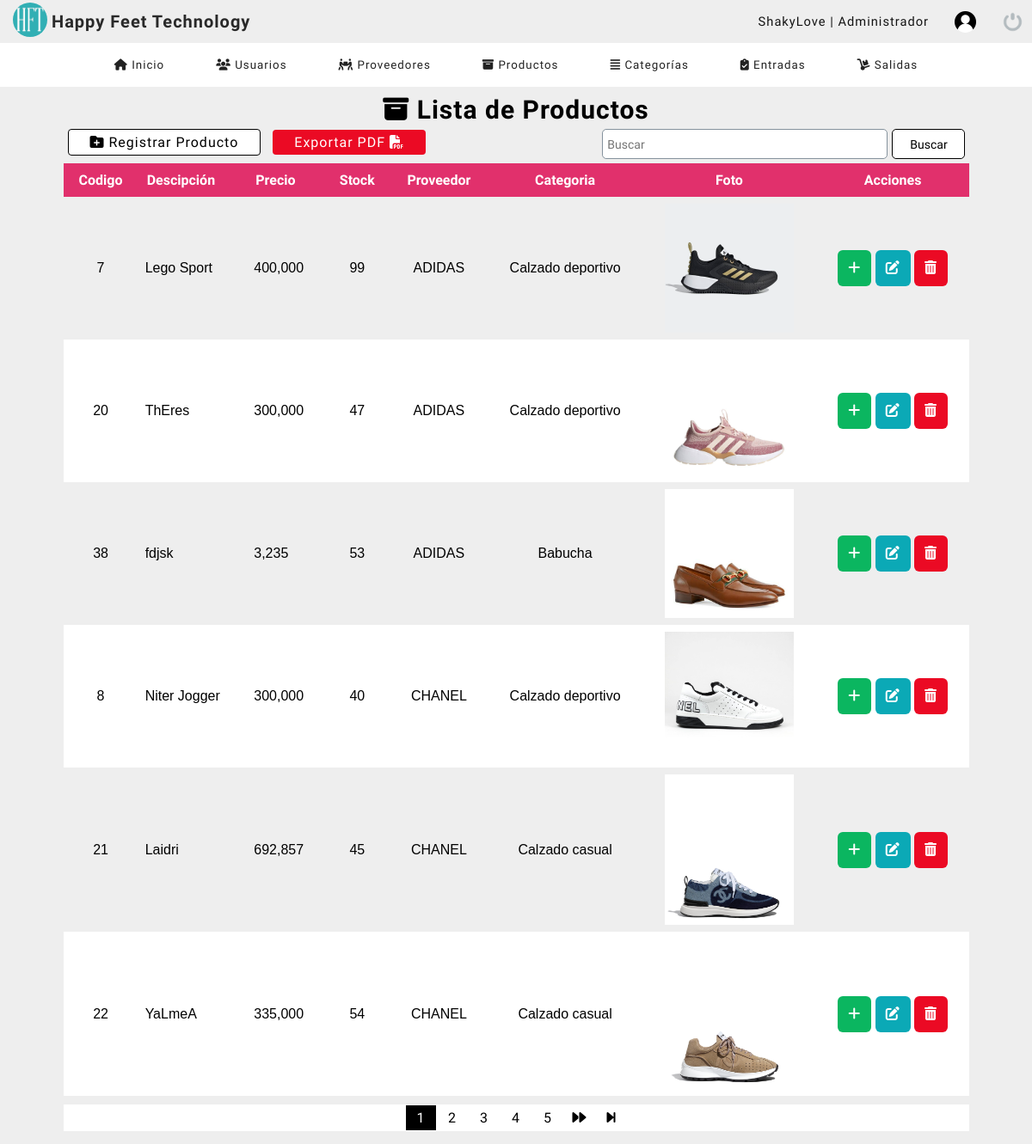
The app's page /dashboard/listar_productos.php (signed in) with its own data.
### tables this page shows
CREATE TABLE `productos` (
  `codigo_prod` int(11) NOT NULL,
  `descripcion` varchar(100) NOT NULL,
  `proveedor` int(11) NOT NULL,
  `precio` decimal(11,0) NOT NULL,
  `existencia` int(11) NOT NULL,
  `date_add` datetime NOT NULL DEFAULT current_timestamp(),
  `usuario_id` int(11) NOT NULL,
  `estatus` int(11) NOT NULL DEFAULT 1,
  `foto` text NOT NULL,
  `category` int(11) DEFAULT NULL
);

CREATE TABLE `proveedor` (
  `nit_proveedor` int(11) NOT NULL,
  `proveedor` varchar(100) DEFAULT NULL,
  `contacto` varchar(100) NOT NULL,
  `telefono` int(11) NOT NULL,
  `direccion` text NOT NULL,
  `date_add` datetime NOT NULL DEFAULT current_timestamp(),
  `usuario_id` int(11) NOT NULL,
  `estatus` int(11) NOT NULL DEFAULT 1
);

CREATE TABLE `categorias` (
  `categoria_id` int(11) NOT NULL,
  `descripcion` text NOT NULL,
  `usuario_id` int(11) NOT NULL,
  `estatus` int(11) NOT NULL DEFAULT 1
);

### dashboard/listar_productos.php (the view, shortened to what this page needs)
<?php
    include "../bd/conn.php";
?>
<!DOCTYPE html>
<html lang="en">
<head>
	<?php include "includes/scripts.php"; ?>
</head>
<body>
	<?php include "includes/header.php" ?>
    <section id="container">
        <div class="tabla-usuario">
            <h1><i class="fas fa-archive"></i> Lista de Productos</h1>
            <div class="botones">
                <div class="botones-2">
                    <a href="registro_producto.php" class="btn-nuevo"><i class="fas fa-folder-plus"></i> Registrar Producto</a>
                    <a href="pdf_producto.php" class="btn-info">Exportar PDF <i class="fas fa-file-pdf"></i></a>
                        <form action="buscar_producto.php" method="get" class="form-search">
                            <input type="text" name="busqueda" id="busqueda" placeholder="Buscar" class="barra-search">
                            <input type="submit" value="Buscar" class="btn-search">
                        </form>
                </div>
            </div>
            <div class="table">
                <table class="table-productos">
                    <tr>
                        <th class="titulo-pro">Codigo</th>
                        <th>Descipción</th>
                        <th>Precio</th>
                        <th class="titulo-pro">Stock</th>
                        <th class="titulo-pro">Proveedor</th>
                        <th class="titulo-pro">Categoria</th>
                        <th class="titulo-pro">Foto</th>
                        <th class="titulo-pro">Acciones</th>
                    </tr>
                    <?php
                        $sql_registe = mysqli_query($conn, "SELECT COUNT(*) as total_registro FROM productos WHERE estatus = 1");
                        $row_registe = mysqli_fetch_array($sql_registe);
                        $total_registro = $row_registe['total_registro'];
                        $por_pagina = 6;
                        if(empty($_GET['pagina'])){
                            $pagina = 1;
                        }else{
                            $pagina = $_GET['pagina'];
                        }
                        $desde = ($pagina - 1 ) * $por_pagina;
                        $total_paginas = ceil($total_registro / $por_pagina);
                        $query = mysqli_query($conn, "SELECT p.codigo_prod, p.descripcion, FORMAT(p.precio,0) as precio, p.existencia, pr.proveedor, p.foto, c.descripcion as category
                                                            FROM ((productos p
                                                            INNER JOIN proveedor pr ON p.proveedor = pr.nit_proveedor)
                                                            INNER JOIN categorias c ON p.category = c.categoria_id)
                                                            WHERE p.estatus = 1 ORDER BY pr.proveedor
                                                            LIMIT $desde, $por_pagina");
                        $resltado = mysqli_num_rows($query);
                        if($resltado > 0){
                            while($row = mysqli_fetch_array($query)){
                            if($row['foto'] != 'img_producto.png'){
                                $foto = 'img/uploads/'.$row['foto'];
                            }else{
                                $foto = 'img/'.$row['foto'];
                            }
                    ?>
                            <?php
                            $clase = 0;
                            if($_SESSION['rol'] == 1){
                                $clase = 1;
                            }else{
                                $clase = 1;
                            }
                            ?>
                                <tr class="rol-<?php echo $clase ?>">
                                <td class="titulo-pro"><?php echo $row['codigo_prod']; ?></td>
                                <td><?php echo $row['descripcion']; ?></td>
                                <td><?php echo $row['precio']; ?></td>
                                <?php
                                    if($row['existencia'] <= 30){
                                ?>
                                        <td style="background: red; color: white;" class="titulo-pro"><?php echo $row['existencia']; ?></td>
                                <?php    }else{ ?>
                                        <td class="titulo-pro"><?php echo $row['existencia']; ?></td>
                                <?php } ?>
                                <td class="titulo-pro"><?php echo $row['proveedor']; ?></td>
                                <td class="titulo-pro"><?php echo $row['category']; ?></td>
                                <td class="imagen-pro"><img src="<?php echo $foto;?>" alt="<?php echo $row['descripcion']; ?>" style="width: 150px;"> </td>
                                <td class="titulo-pro">
                                    <a class="link_add add_product" href="agregar_producto.php?cod=<?php echo $row['codigo_prod']; ?>" >
                                        <i class="fas fa-plus"></i>
                                    </a>
                                    <a class="link_edit" href="editar_producto.php?cod=<?php echo $row['codigo_prod']; ?>">
                                        <i class="fas fa-edit"></i>
                                    </a>
                                    <a class="link_delete" href="eliminar_producto.php?cod=<?php echo $row['codigo_prod']; ?>">
                                        <i class="fas fa-trash-alt"></i>
                                    </a>
                                <?php } ?>
                                </td>
                                <?php } ?>
                            </tr>
                </table>
            </div>
            <div class="paginador_pr">
                <div class="paginador">
                        <ul>
                    <?php
                        for ($i=1; $i <= $total_paginas; $i++){
                            if($i == $pagina){
                                echo '<li class="pageSelected">'.$i.'</li>';
                            }else{
                                echo '<li><a href="?pagina='.$i.'">'.$i.'</a></li>';
                            }
                        }
                        if($pagina != $total_paginas){
                    ?>
                            <li><a href="?pagina=<?php echo $pagina + 1 ?>"><i class="fas fa-forward"></i></a></li>
                            <li><a href="?pagina=<?php echo $total_paginas ?>"><i class="fas fa-step-forward"></i></a></li>
                    <?php } ?>
                        </ul>
                </div>
            </div>
        </div>
    </section>
</body>
</html>

### dashboard/includes/scripts.php (shortened to what this page needs)
<link rel="stylesheet" type="text/css" href="css/style.css">
<link rel="stylesheet" href="../fontawesome/css/all.css">
<link rel="stylesheet" href="SweetAlert/dist/sweetalert2.min.css">

### dashboard/includes/header.php (shortened to what this page needs)
   <header id="header">
	<div class="header">
		<a href="#" class="ver_modal"><img class="photouser2" src="img/logo.png" alt="logo"></a>
		<h1>Happy Feet Technology</h1>
		<div class="optionsBar">
			<?php if($_SESSION['rol'] != 1){ ?>
			<span class="user"><?php echo $_SESSION['user']; ?> | Empleado</span>
			<?php }else{ ?>
			<span class="user"><?php echo $_SESSION['user']; ?> | Administrador</span>
			<?php } ?>
			<img class="photouser" src="img/usuario.png" alt="Usuario">
			<a href="./php/salir.php"><img class="close" src="img/salir.png" alt="Salir del sistema" title="Salir"></a>
		</div>
	</div>
       <?php include "nav.php"; ?>
</header>

### dashboard/includes/nav.php (shortened to what this page needs)
<nav id="navegacion">
			<ul>
				<li><a href="index.php"><i class="fas fa-home"></i> Inicio</a></li>
				<?php
					if($_SESSION['rol'] ==1){
				?>
				<li class="principal">
					<a href="listar_usuarios.php"><i class="fas fa-users"></i> Usuarios</a>
				</li>
				<?php }?>
				<li class="principal">
					<a href="listar_proveedor.php"><i class="fas fa-people-carry"></i> Proveedores</a>
				</li>
				<li class="principal">
					<a href="listar_productos.php"><i class="fas fa-archive"></i> Productos</a>
				</li>
				<li class="principal">
					<a href="listar_categoria.php"><i class="fas fa-align-justify"></i> Categorías</a>
				</li>
				<li class="principal">
					<a href="listar_entradas.php"><i class="fas fa-clipboard-check"></i> Entradas</a>
				</li>
				<li class="principal">
					<a href="listar_salidas.php"><i class="fas fa-dolly"></i> Salidas</a>
				</li>
			</ul>
		</nav>

### records on screen
productos: codigo_prod "7", descripcion "Lego Sport", precio "400,000", existencia "99", proveedor.proveedor "ADIDAS", category.descripcion "Calzado deportivo", foto (picture)
productos: codigo_prod "20", descripcion "ThEres", precio "300,000", existencia "47", proveedor.proveedor "ADIDAS", category.descripcion "Calzado deportivo", foto (picture)
productos: codigo_prod "38", descripcion "fdjsk", precio "3,235", existencia "53", proveedor.proveedor "ADIDAS", category.descripcion "Babucha", foto (picture)
productos: codigo_prod "8", descripcion "Niter Jogger", precio "300,000", existencia "40", proveedor.proveedor "CHANEL", category.descripcion "Calzado deportivo", foto (picture)
productos: codigo_prod "21", descripcion "Laidri", precio "692,857", existencia "45", proveedor.proveedor "CHANEL", category.descripcion "Calzado casual", foto (picture)
productos: codigo_prod "22", descripcion "YaLmeA", precio "335,000", existencia "54", proveedor.proveedor "CHANEL", category.descripcion "Calzado casual", foto (picture)

### other values on screen
$_SESSION['user'] "ShakyLove"
